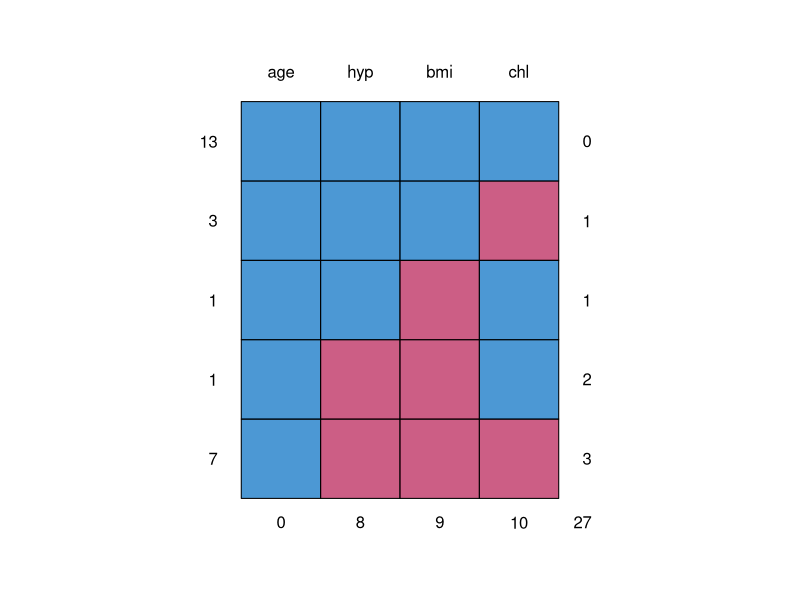
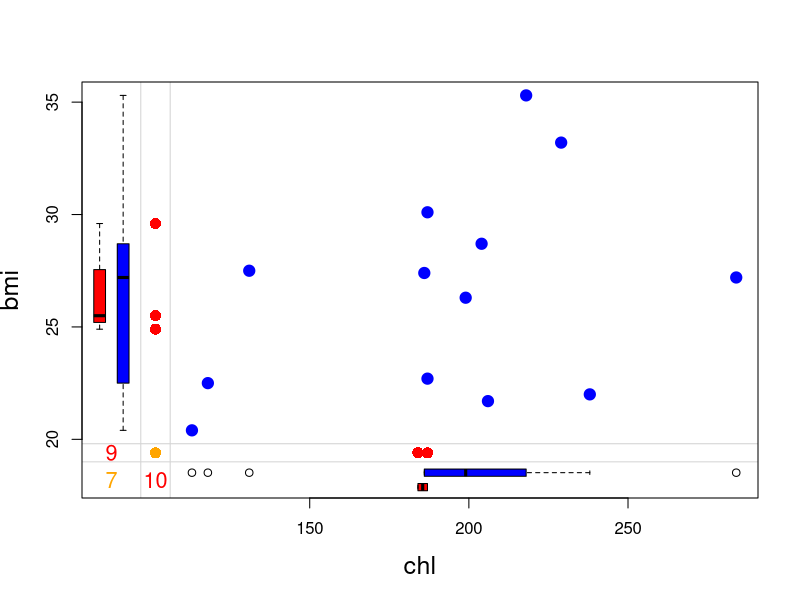
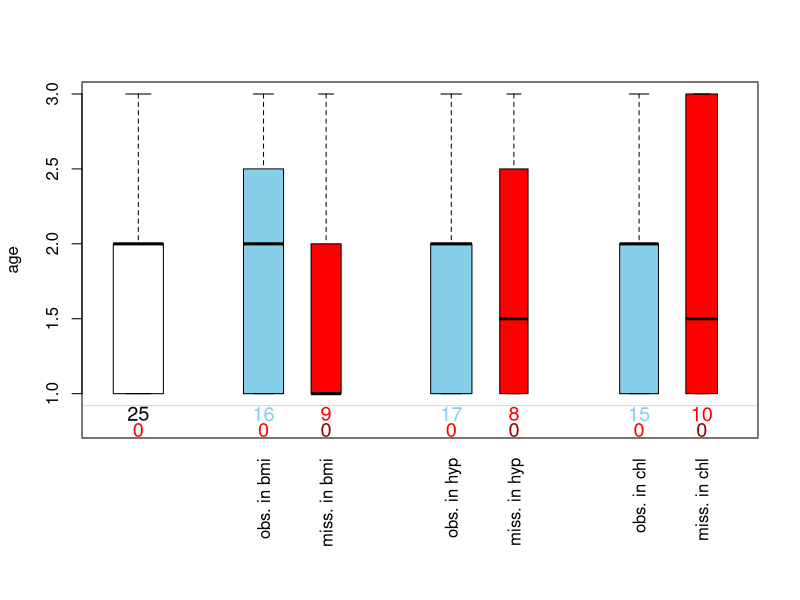
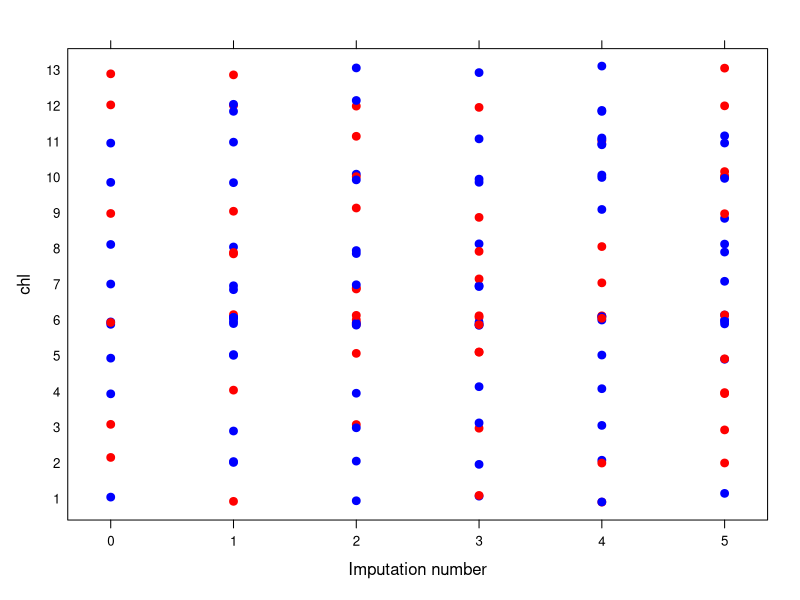
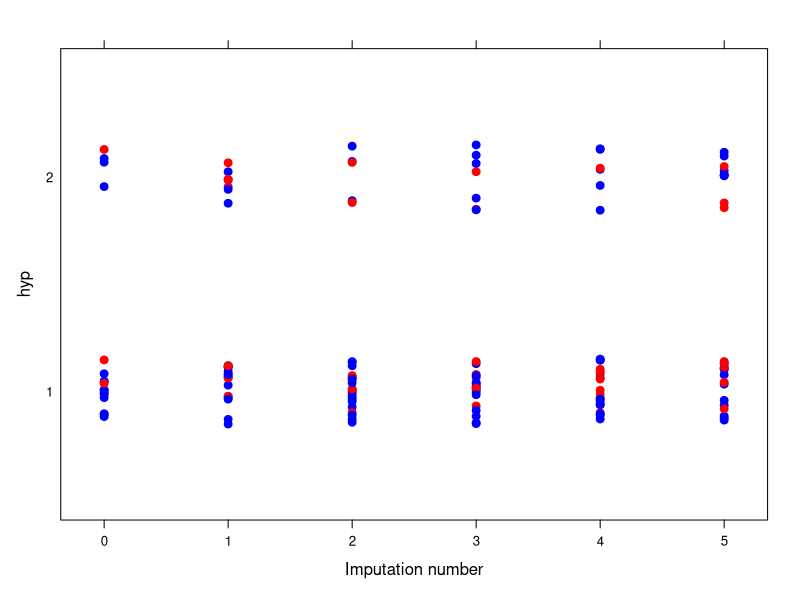
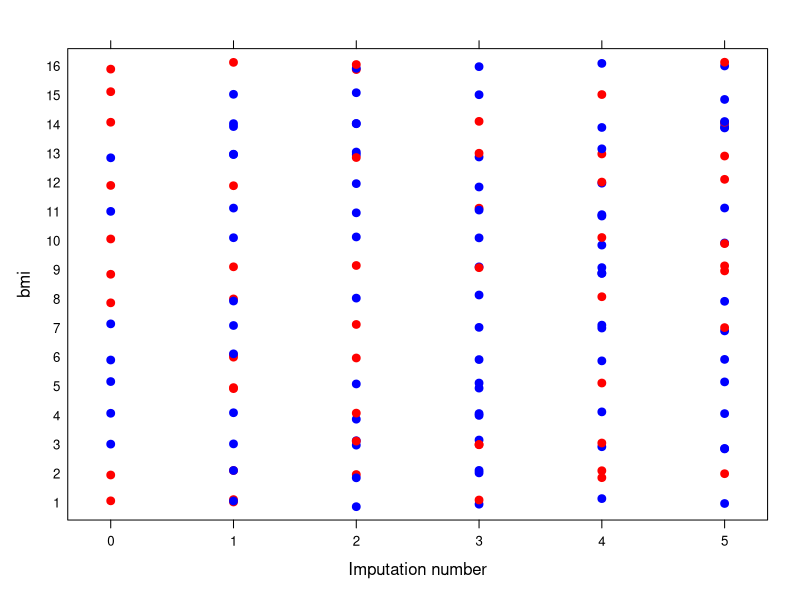

R code for these plots, in order:
## ---- chunk 1
#install.packages("mice") #Install mice package for imputed missing data
#install.packages('VIM') #Install VIM package for plotting missing data patterns
library(VIM) 
library(mice) 
library(lattice)
## ---- chunk 2
nhanes
## ---- chunk 3
md.pattern(nhanes)
#13/25 rows are complete
# 1 row has missing data on bmi
# 3 rows have missing data on chl
# 1 row has missing data on hyp and bmi
# 7 rows have missing data on hyp, bmi, and chl (i.e. 3 missing data points per person)

##What is the total number of missing values across people? 
## ---- chunk 4
p<-md.pairs(nhanes)
p
## ---- chunk 5
marginplot(nhanes[,c("chl","bmi")], col=c("blue","red","orange"), cex=1.5,
cex.lab=1.5, cex.numbers=1.3, pch=19)

##What does it mean?
#blue dots represent observed values
#The three red dots on the vertical axis represent observed values for BMI that are missing for chl
#The two red dots on the horizontal axis indicate observed values for chl that are missing for BMI
# The orange dot indicates records for which both bmi and chl are missing
#The three numbers at the bottom give incomplete records for different combinations. 9 records where BMI is missing (note: the 9 is missing from the box above 7! Bug!). 7 records for which both BMI and chl are missing and 10 records for which chl is missing. The blue and red box plots are distributions for variables on the x and y axis for missing and non-missing data. For example, the distribution of bmi among those with missing chl is shown in red along the y-axis. Similarly, the distribution of chl for those with missing bmi is shown in red along the x-axis.
## ---- chunk 6
pbox(nhanes,pos=1,int=FALSE,cex=1.2)
#what do we see in this graph?
## ---- chunk 7
imp<-mice(nhanes)

##look at imputation details. Note that by default 5 imputations are done so you end up with 5 datasets. This can be changed!
imp
## ---- chunk 8
#check BMI
imp$imp$bmi
#check hyp
imp$imp$hyp
#check chl
imp$imp$chl
#the rows contain the imputed values and the columns are the multiple imputations
## ---- chunk 9
complete(imp)
complete(imp,2)
## ---- chunk 10
com <-complete(imp, "long", inc=T) #extracts 5 imputed datasets
col <- rep(c("blue","red")[1+as.numeric(is.na(imp$data$chl))],6) #distinguishes between observed and imputed values (blue and red)
stripplot(chl~.imp, data=com, jit=TRUE, fac=0.8, col=col, pch=20, cex=1.4, xlab="Imputation number")

#hyp
com <-complete(imp, "long", inc=T) #extracts 5 imputed datasets
col <- rep(c("blue","red")[1+as.numeric(is.na(imp$data$hyp))],6) #distinguishes between observed and imputed values (blue and red)
stripplot(hyp~.imp, data=com, jit=TRUE, fac=0.8, col=col, pch=20, cex=1.4, xlab="Imputation number")

#bmi
com <-complete(imp, "long", inc=T) #extracts 5 imputed datasets
col <- rep(c("blue","red")[1+as.numeric(is.na(imp$data$bmi))],6) #distinguishes between observed and imputed values (blue and red)
stripplot(bmi~.imp, data=com, jit=TRUE, fac=0.8, col=col, pch=20, cex=1.4, xlab="Imputation number")
#This is an example of what MCAR should look like. It may look different for MAR and MNAR and you are referred to the excellent resource to learn about other ways to look at missing data patterns and diagnosis of imputation (https://www.jstatsoft.org/article/view/v045i03)
## ---- chunk 11
fit <-with(imp, lm(chl~age+bmi)) #get regression coefficients
pool(fit) #pool regression coefficients and standard errors
summary(pool(fit)) #more detail
